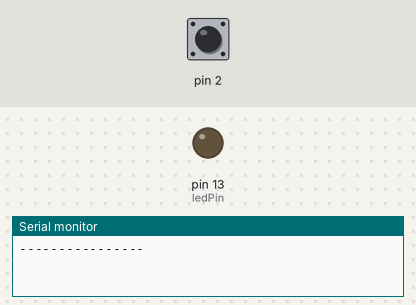
Recording of a sketch running on a simulated Arduino Uno, built with avr-gcc and run on an emulated ATmega328P. On the bench: output pins drawn as LEDs (lit = HIGH), the last lines printed to the serial monitor. Inputs (shaded band) come from the test bench; at power-on: pin 2 HIGH.

Above: at 1.3 s.
1.4 s: pin 2 pulled LOW for 0.15 s
At 1.47 s:
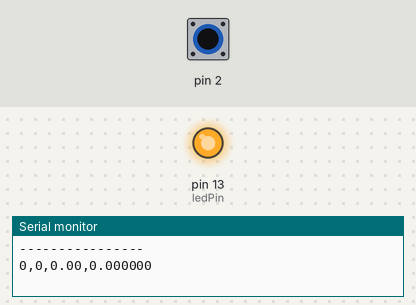
3.0 s: pin 2 pulled LOW for 3.2 s
At 7.6 s:
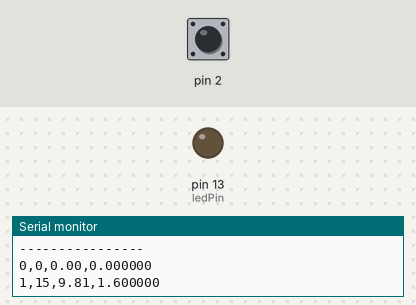
Timing chart, 0 to 9.1 s (numbered marks = the images above; inputs shaded):
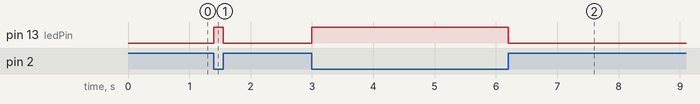

The sketch:

cartCode.ino
```cpp
int ledPin = 13;                 // LED connected to digital pin 13
float circumference = 157; // wheel diameter is 50mm round trip = 50*pi = 157
float perTick = 15.7;  // 10 positions on the wheel


bool currentLed = 0;
bool tripped = 0;

int fillCount = 0;
int readingCount = 0;
unsigned long lastTick;
unsigned long currentTick;
unsigned long firstTick;
#define counts 125    // this should be enough for 2 meters
int currPos[counts];
float velocity[counts];
unsigned long time[counts];


// copied from https://playground.arduino.cc/Main/PinChangeInterrupt

void pciSetup(byte pin)
{
    *digitalPinToPCMSK(pin) |= bit (digitalPinToPCMSKbit(pin));  // enable pin
    PCIFR  |= bit (digitalPinToPCICRbit(pin)); // clear any outstanding interrupt
    PCICR  |= bit (digitalPinToPCICRbit(pin)); // enable interrupt for the group
}


void checkPin(int pinno,int distance){
  if ((digitalRead(pinno) == 0)&tripped){
    currPos[fillCount%counts] = fillCount*perTick;
    currentTick = micros();
    if (lastTick ==0){
      firstTick = currentTick;
      velocity[fillCount%counts] = 0;
    }

    else
	velocity[fillCount%counts] = perTick/((currentTick-lastTick)/1000000.0); // in mm/s
    time[fillCount%counts] = currentTick;
    lastTick = currentTick;
    fillCount = (fillCount+1);
  }
}


ISR (PCINT2_vect) // handle pin change interrupt for D0 to D7 here
 {
     // Pins should all be High, if one is low, that should be our
     // leading edge
     currentLed = !currentLed;
     digitalWrite(ledPin,currentLed);


     checkPin(2,150);


 }


void setup()
{
  Serial.begin(115200);
  fillCount = 0;
  readingCount = 0;
  tripped =0;
  pinMode(ledPin, OUTPUT);      // sets the digital pin as output
  pinMode(2, INPUT_PULLUP);
  pciSetup(2);
  //pciSetup(3);
  //pciSetup(4);
  //pciSetup(5);
  //pciSetup(6);
  //pciSetup(7);

  delay(100);
  tripped=1;


  Serial.println("----------------");
}

void loop()
{


  if (fillCount > readingCount){
    Serial.print(readingCount);
    Serial.print(",");
    Serial.print(currPos[readingCount%counts]);
    Serial.print(",");
    Serial.print(velocity[readingCount%counts]);
    Serial.print(",");

    Serial.println((time[readingCount%counts]-firstTick)/1000000.0,6);
    readingCount = readingCount+1;
  }
  if (Serial.available()){
    byte incomingByte = Serial.read();
    if (incomingByte == 'X'){
	//reset if we get a capital X
	readingCount = 0;
  lastTick = 0;
  firstTick =0;
	fillCount = 0;
      }
  }

}
```

Measured:
- after the input at 1.4 s, pin 13 (ledPin): LOW → HIGH at once, → LOW 0.15 s later
- after the input at 3.0 s, pin 13 (ledPin): LOW → HIGH at once, → LOW 3.2 s later
